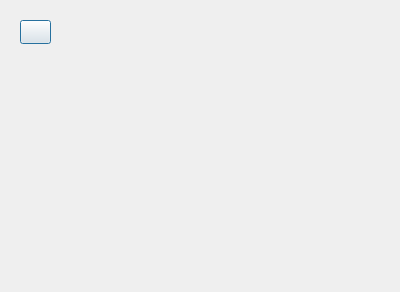
<?xml version="1.0" encoding="UTF-8"?>
<ui version="4.0">
 <class>cabinet_display</class>
 <widget class="QDialog" name="cabinet_display">
  <property name="geometry">
   <rect>
    <x>0</x>
    <y>0</y>
    <width>400</width>
    <height>292</height>
   </rect>
  </property>
  <property name="windowTitle">
   <string>Dialog</string>
  </property>
  <widget class="QPushButton" name="pushButton">
   <property name="geometry">
    <rect>
     <x>20</x>
     <y>20</y>
     <width>31</width>
     <height>24</height>
    </rect>
   </property>
   <property name="text">
    <string/>
   </property>
  </widget>
 </widget>
 <resources/>
 <connections/>
</ui>
